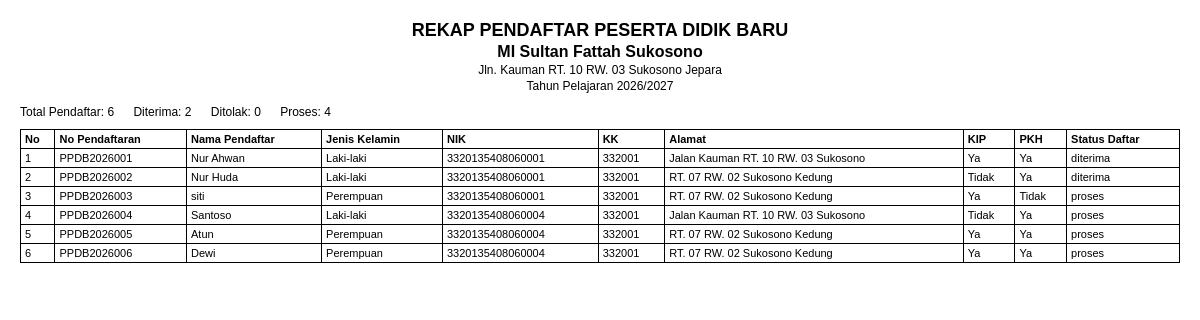
The app's page /admin/laporan_pendaftar.php (signed in) with its own data.
### tables this page shows
CREATE TABLE `madrasah` (
  `id` int unsigned NOT NULL AUTO_INCREMENT,
  `nama` varchar(150) NOT NULL,
  `alamat` text,
  `email` varchar(100) DEFAULT NULL,
  `website` varchar(100) DEFAULT NULL,
  `hp_kepala` varchar(30) DEFAULT NULL,
  `hp_panitia` varchar(30) DEFAULT NULL,
  `logo` varchar(255) DEFAULT NULL,
  `nama_panitia` varchar(150) DEFAULT NULL,
  PRIMARY KEY (`id`)
);

CREATE TABLE `pendaftar` (
  `id` int unsigned NOT NULL AUTO_INCREMENT,
  `no_pendaftaran` varchar(30) NOT NULL,
  `nama_lengkap` varchar(150) NOT NULL,
  `nik` varchar(50) NOT NULL,
  `kk` varchar(50) NOT NULL,
  `jenis_kelamin` varchar(20) NOT NULL,
  `tempat_lahir` varchar(100) NOT NULL,
  `tanggal_lahir` date NOT NULL,
  `alamat` text NOT NULL,
  `status_keluarga` varchar(50) DEFAULT NULL,
  `anak_ke` int DEFAULT NULL,
  `jumlah_saudara` int DEFAULT NULL,
  `asal_tk` varchar(150) DEFAULT NULL,
  `nama_ayah` varchar(150) NOT NULL,
  `nama_ibu` varchar(150) NOT NULL,
  `pekerjaan_ayah` varchar(100) DEFAULT NULL,
  `pekerjaan_ibu` varchar(100) DEFAULT NULL,
  `nama_wali` varchar(150) DEFAULT NULL,
  `pekerjaan_wali` varchar(100) DEFAULT NULL,
  `email` varchar(100) DEFAULT NULL,
  `hp` varchar(30) NOT NULL,
  `kip` varchar(10) NOT NULL,
  `pkh` varchar(10) NOT NULL,
  `status_daftar` enum('proses','diterima','ditolak') NOT NULL DEFAULT 'proses',
  `created_at` datetime NOT NULL,
  PRIMARY KEY (`id`),
  UNIQUE KEY `no_pendaftaran` (`no_pendaftaran`)
);

### config.php (called while the page is built, shortened)
<?php
$db_host = 'localhost';
$db_user = 'root';
$db_pass = '';
$db_name = 'ppdb_2026';
$mysqli = new mysqli($db_host, $db_user, $db_pass, $db_name);
$mysqli->set_charset('utf8mb4');
function esc($value): string
{
    if (is_scalar($value)) {
        return htmlspecialchars((string)$value, ENT_QUOTES, 'UTF-8');
    }
    return '';
}
function count_pendaftar(?string $status = null): int
{
    global $mysqli;
    if ($status === null) {
        $sql = 'SELECT COUNT(*) FROM pendaftar';
        $stmt = $mysqli->prepare($sql);
    } else {
        $sql = 'SELECT COUNT(*) FROM pendaftar WHERE status_daftar = ?';
        $stmt = $mysqli->prepare($sql);
        if ($stmt) {
            $stmt->bind_param('s', $status);
        }
    }
    $stmt->execute();
    $stmt->bind_result($count);
    return (int)$count;
}

### admin/laporan_pendaftar.php (the view, shortened to what this page needs)
<?php
require __DIR__ . '/../config.php';
$status = isset($_GET['status']) ? $_GET['status'] : '';
$allowedStatus = ['proses', 'diterima', 'ditolak'];
if (!in_array($status, $allowedStatus, true)) {
    $status = '';
}
$whereSql = '';
$sql = 'SELECT * FROM pendaftar ' . $whereSql . ' ORDER BY created_at ASC';
if ($whereSql === '') {
    $stmt = $mysqli->prepare($sql);
} else {
    $stmt = $mysqli->prepare($sql);
    if ($stmt) {
        $stmt->bind_param('s', $status);
    }
}
$pendaftar = [];
if ($stmt) {
    $stmt->execute();
    $result = $stmt->get_result();
    while ($row = $result->fetch_assoc()) {
        $pendaftar[] = $row;
    }
}
$madrasah = [
    'nama' => 'MI SULTAN FATTAH SUKOSONO',
    'alamat' => '',
];
if ($res = $mysqli->query('SELECT nama, alamat FROM madrasah LIMIT 1')) {
    if ($row = $res->fetch_assoc()) {
        $madrasah = $row;
    }
}
$total = count_pendaftar();
$totalDiterima = count_pendaftar('diterima');
$totalDitolak = count_pendaftar('ditolak');
$totalProses = count_pendaftar('proses');
?>
<!DOCTYPE html>
<html lang="id">
<head>
</head>
<body onload="window.print()">
    <div class="header">
        <h1>REKAP PENDAFTAR PESERTA DIDIK BARU</h1>
        <h2><?= esc($madrasah['nama']); ?></h2>
        <p><?= esc($madrasah['alamat']); ?></p>
        <p>Tahun Pelajaran <?= date('Y'); ?>/<?= date('Y') + 1; ?></p>
    </div>
    <div class="info">
        <span>Total Pendaftar: <?= $total; ?></span>
        <span>Diterima: <?= $totalDiterima; ?></span>
        <span>Ditolak: <?= $totalDitolak; ?></span>
        <span>Proses: <?= $totalProses; ?></span>
    </div>
    <table>
        <thead>
            <tr>
                <th>No</th>
                <th>No Pendaftaran</th>
                <th>Nama Pendaftar</th>
                <th>Jenis Kelamin</th>
                <th>NIK</th>
                <th>KK</th>
                <th>Alamat</th>
                <th>KIP</th>
                <th>PKH</th>
                <th>Status Daftar</th>
            </tr>
        </thead>
        <tbody>
            <?php $no = 1; foreach ($pendaftar as $row): ?>
            <tr>
                <td><?= $no++; ?></td>
                <td><?= esc($row['no_pendaftaran']); ?></td>
                <td><?= esc($row['nama_lengkap']); ?></td>
                <td><?= esc($row['jenis_kelamin']); ?></td>
                <td><?= esc($row['nik']); ?></td>
                <td><?= esc($row['kk']); ?></td>
                <td><?= esc($row['alamat']); ?></td>
                <td><?= esc($row['kip']); ?></td>
                <td><?= esc($row['pkh']); ?></td>
                <td><?= esc($row['status_daftar']); ?></td>
            </tr>
            <?php endforeach; ?>
        </tbody>
    </table>
</body>
</html>

### admin/laporan_pendaftar.php (style rules this page uses)
body { font-family: Arial, Helvetica, sans-serif; margin: 0; padding: 20px; font-size: 12px; }
.header { text-align: center; margin-bottom: 12px; }
.header h1 { margin: 0; font-size: 18px; }
.header h2 { margin: 2px 0 0 0; font-size: 16px; }
.header p { margin: 2px 0; }
.info { margin-bottom: 10px; }
.info span { margin-right: 16px; }
table { width: 100%; border-collapse: collapse; margin-top: 8px; }
th, td { border: 1px solid #000000; padding: 3px 4px; text-align: left; }
th { font-size: 11px; }
td { font-size: 11px; }

### records on screen
madrasah: nama "MI Sultan Fattah Sukosono", alamat "Jln. Kauman RT. 10 RW. 03 Sukosono Jepara"
pendaftar: no_pendaftaran "PPDB2026001", nama_lengkap "Nur Ahwan", jenis_kelamin "Laki-laki", nik "3320135408060001", kk "332001", alamat "Jalan Kauman RT. 10 RW. 03 Sukosono", kip "Ya", pkh "Ya", status_daftar "diterima"
pendaftar: no_pendaftaran "PPDB2026002", nama_lengkap "Nur Huda", jenis_kelamin "Laki-laki", nik "3320135408060001", kk "332001", alamat "RT. 07 RW. 02 Sukosono Kedung", kip "Tidak", pkh "Ya", status_daftar "diterima"
pendaftar: no_pendaftaran "PPDB2026003", nama_lengkap "siti", jenis_kelamin "Perempuan", nik "3320135408060001", kk "332001", alamat "RT. 07 RW. 02 Sukosono Kedung", kip "Ya", pkh "Tidak", status_daftar "proses"
pendaftar: no_pendaftaran "PPDB2026004", nama_lengkap "Santoso", jenis_kelamin "Laki-laki", nik "3320135408060004", kk "332001", alamat "Jalan Kauman RT. 10 RW. 03 Sukosono", kip "Tidak", pkh "Ya", status_daftar "proses"
pendaftar: no_pendaftaran "PPDB2026005", nama_lengkap "Atun", jenis_kelamin "Perempuan", nik "3320135408060004", kk "332001", alamat "RT. 07 RW. 02 Sukosono Kedung", kip "Ya", pkh "Ya", status_daftar "proses"
pendaftar: no_pendaftaran "PPDB2026006", nama_lengkap "Dewi", jenis_kelamin "Perempuan", nik "3320135408060004", kk "332001", alamat "RT. 07 RW. 02 Sukosono Kedung", kip "Ya", pkh "Ya", status_daftar "proses"

### other values on screen
$total "6"
$totalDiterima "2"
$totalDitolak "0"
$totalProses "4"
